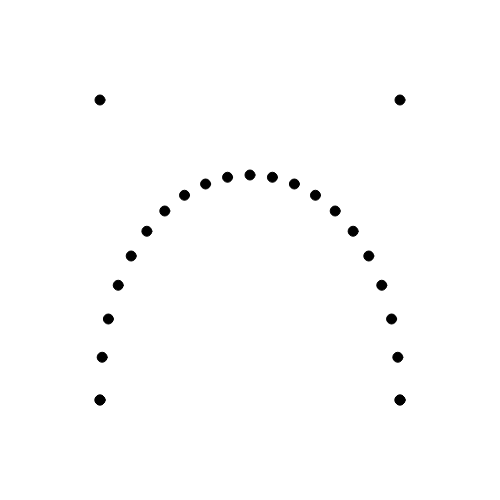
Frame 1 (no input)
Frame 60 (no input): identical to frame 1, image omitted
Frame 120 (the mouse pressed at the canvas centre since frame 60): identical to frame 1, image omitted

The p5.js sketch that drew this single still picture (run headless with seeded random() and noise() and a simulated clock; from frame 60 on, the mouse is pressed at the canvas centre):

// p5.js sketch
// ── sketch.js
// properties

let size = 10;
let columns;
let rows;
let resolution = 100;
let t = 0;
let numOfCircles = 20;

// define curves
let curve1 = [
  [100, 400],
  [100, 100],
  [400, 100],
  [400, 400]
];

function getPointInCurve( p0, p1, p2, p3, t){
  a = [(t * p0[0]) + ((1-t) * p1[0]), (t * p0[1]) + ((1-t) * p1[1])]
  b = [(t * p1[0]) + ((1-t) * p2[0]), (t * p1[1]) + ((1-t) * p2[1])]
  c = [(t * p2[0]) + ((1-t) * p3[0]), (t * p2[1]) + ((1-t) * p3[1])]
  d = [(t * a[0]) + ((1-t) * b[0]), (t * a[1]) + ((1-t) * b[1])]
  e = [(t * b[0]) + ((1-t) * c[0]), (t * b[1]) + ((1-t) * c[1])]
  pointInCurve = [(t * d[0]) + ((1-t) * e[0]), (t * d[1]) + ((1-t) * e[1])]
  return pointInCurve;
}

function drawHandlers(points, handlerSize){
  let index = 0;

  for (var i in points) {
    if (points.hasOwnProperty(i)) {
      index = points.indexOf(points[i]);

      fill(0);
      ellipse(points[i][0], points[i][1], handlerSize, handlerSize);

    }
  }
}

function drawTrace(numberOfCircles, points, t, circleWidth, circleHeight){
  let increment = 0;

  for (var i = 0; i < numberOfCircles+1; i++) {
      let nextTPoint = getPointInCurve(points[0], points[1], points[2], points[3], t);
      ellipse(nextTPoint[0], nextTPoint[1], circleWidth, circleHeight);
      increment = 1 / numberOfCircles
      t += increment
  }
}

function setup(){
  createCanvas(500, 500);
  columns = canvas.width/resolution;
  rows = canvas.height/resolution;
}

function draw(){

  background(255);
  drawHandlers(curve1, size);

  let tPoint = getPointInCurve(curve1[0], curve1[1], curve1[2], curve1[3], t);
  drawTrace(numOfCircles, curve1, t, size, size);
}
